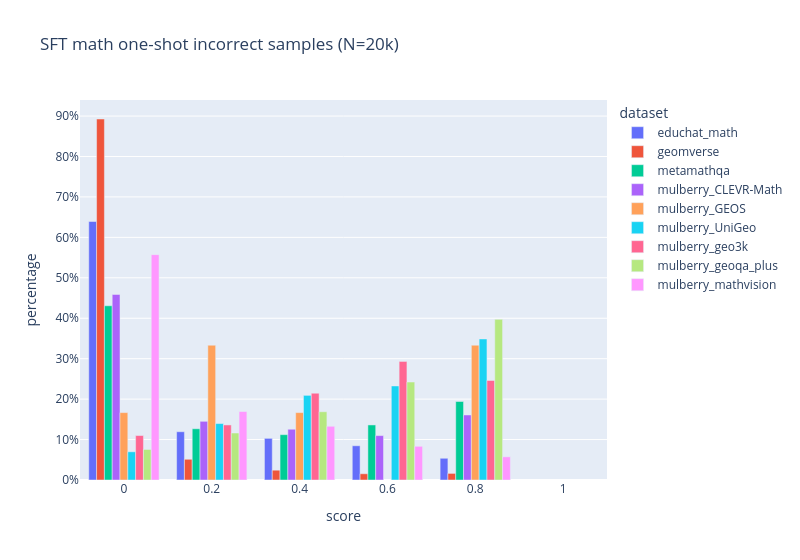

Notebook cell for this chart:
### Code cell
df_plot = (
    df_incorrect.groupby(["dataset", "id"]).agg({"score": "mean"}).reset_index()
                .groupby(["dataset", "score"]).size().reset_index(name="value")
)
df_plot["pct"] = df_plot.groupby("dataset")["value"].transform(lambda v: v / v.sum())
fig = px.bar(df_plot, x="score", y="pct", color="dataset", barmode="group",
             range_x=[-0.1, 1.1], width=800, title="SFT math one-shot incorrect samples (N=20k)")
fig.update_layout(yaxis_tickformat=".0%", yaxis_title="percentage")
fig

### Figure 1 — Plotly figure (JSON) as saved in the notebook; plotly's stock layout.template omitted (floating-point values rounded to 4 significant figures)
{"data": [{"alignmentgroup": "True", "hovertemplate": "dataset=educhat_math<br>score=%{x}<br>pct=%{y}<extra></extra>", "legendgroup": "educhat_math", "marker": {"color": "#636efa", "pattern": {"shape": ""}}, "name": "educhat_math", "offsetgroup": "educhat_math", "orientation": "v", "showlegend": true, "textposition": "auto", "type": "bar", "x": [0.0, 0.2, 0.4, 0.6, 0.8], "xaxis": "x", "y": [0.6392, 0.1194, 0.103, 0.08464, 0.05374], "yaxis": "y"}, {"alignmentgroup": "True", "hovertemplate": "dataset=geomverse<br>score=%{x}<br>pct=%{y}<extra></extra>", "legendgroup": "geomverse", "marker": {"color": "#EF553B", "pattern": {"shape": ""}}, "name": "geomverse", "offsetgroup": "geomverse", "orientation": "v", "showlegend": true, "textposition": "auto", "type": "bar", "x": [0.0, 0.2, 0.4, 0.6, 0.8], "xaxis": "x", "y": [0.8927, 0.05123, 0.02427, 0.01547, 0.01632], "yaxis": "y"}, {"alignmentgroup": "True", "hovertemplate": "dataset=metamathqa<br>score=%{x}<br>pct=%{y}<extra></extra>", "legendgroup": "metamathqa", "marker": {"color": "#00cc96", "pattern": {"shape": ""}}, "name": "metamathqa", "offsetgroup": "metamathqa", "orientation": "v", "showlegend": true, "textposition": "auto", "type": "bar", "x": [0.0, 0.2, 0.4, 0.6, 0.8], "xaxis": "x", "y": [0.4308, 0.1267, 0.1121, 0.1362, 0.1942], "yaxis": "y"}, {"alignmentgroup": "True", "hovertemplate": "dataset=mulberry_CLEVR-Math<br>score=%{x}<br>pct=%{y}<extra></extra>", "legendgroup": "mulberry_CLEVR-Math", "marker": {"color": "#ab63fa", "pattern": {"shape": ""}}, "name": "mulberry_CLEVR-Math", "offsetgroup": "mulberry_CLEVR-Math", "orientation": "v", "showlegend": true, "textposition": "auto", "type": "bar", "x": [0.0, 0.2, 0.4, 0.6, 0.8], "xaxis": "x", "y": [0.4588, 0.1451, 0.1255, 0.1098, 0.1608], "yaxis": "y"}, {"alignmentgroup": "True", "hovertemplate": "dataset=mulberry_GEOS<br>score=%{x}<br>pct=%{y}<extra></extra>", "legendgroup": "mulberry_GEOS", "marker": {"color": "#FFA15A", "pattern": {"shape": ""}}, "name": "mulberry_GEOS", "offsetgroup": "mulberry_GEOS", "orientation": "v", "showlegend": true, "textposition": "auto", "type": "bar", "x": [0.0, 0.2, 0.4, 0.8], "xaxis": "x", "y": [0.1667, 0.3333, 0.1667, 0.3333], "yaxis": "y"}, {"alignmentgroup": "True", "hovertemplate": "dataset=mulberry_UniGeo<br>score=%{x}<br>pct=%{y}<extra></extra>", "legendgroup": "mulberry_UniGeo", "marker": {"color": "#19d3f3", "pattern": {"shape": ""}}, "name": "mulberry_UniGeo", "offsetgroup": "mulberry_UniGeo", "orientation": "v", "showlegend": true, "textposition": "auto", "type": "bar", "x": [0.0, 0.2, 0.4, 0.6, 0.8], "xaxis": "x", "y": [0.06977, 0.1395, 0.2093, 0.2326, 0.3488], "yaxis": "y"}, {"alignmentgroup": "True", "hovertemplate": "dataset=mulberry_geo3k<br>score=%{x}<br>pct=%{y}<extra></extra>", "legendgroup": "mulberry_geo3k", "marker": {"color": "#FF6692", "pattern": {"shape": ""}}, "name": "mulberry_geo3k", "offsetgroup": "mulberry_geo3k", "orientation": "v", "showlegend": true, "textposition": "auto", "type": "bar", "x": [0.0, 0.2, 0.4, 0.6, 0.8], "xaxis": "x", "y": [0.1099, 0.1361, 0.2147, 0.2932, 0.2461], "yaxis": "y"}, {"alignmentgroup": "True", "hovertemplate": "dataset=mulberry_geoqa_plus<br>score=%{x}<br>pct=%{y}<extra></extra>", "legendgroup": "mulberry_geoqa_plus", "marker": {"color": "#B6E880", "pattern": {"shape": ""}}, "name": "mulberry_geoqa_plus", "offsetgroup": "mulberry_geoqa_plus", "orientation": "v", "showlegend": true, "textposition": "auto", "type": "bar", "x": [0.0, 0.2, 0.4, 0.6, 0.8], "xaxis": "x", "y": [0.07549, 0.1162, 0.1688, 0.2423, 0.3972], "yaxis": "y"}, {"alignmentgroup": "True", "hovertemplate": "dataset=mulberry_mathvision<br>score=%{x}<br>pct=%{y}<extra></extra>", "legendgroup": "mulberry_mathvision", "marker": {"color": "#FF97FF", "pattern": {"shape": ""}}, "name": "mulberry_mathvision", "offsetgroup": "mulberry_mathvision", "orientation": "v", "showlegend": true, "textposition": "auto", "type": "bar", "x": [0.0, 0.2, 0.4, 0.6, 0.8], "xaxis": "x", "y": [0.5573, 0.1693, 0.1328, 0.08333, 0.05729], "yaxis": "y"}], "layout": {"barmode": "group", "legend": {"title": {"text": "dataset"}, "tracegroupgap": 0}, "title": {"text": "SFT math one-shot incorrect samples (N=20k)"}, "width": 800, "xaxis": {"anchor": "y", "domain": [0, 1], "range": [-0.1, 1.1], "title": {"text": "score"}}, "yaxis": {"anchor": "x", "domain": [0, 1], "tickformat": ".0%", "title": {"text": "percentage"}}}}
